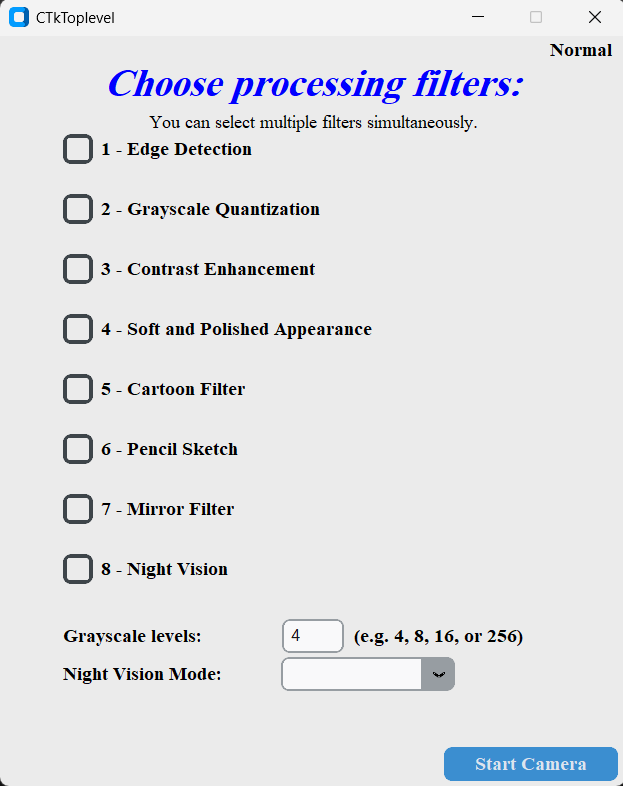
#> input picture assets/advance.png, 623 x 786 px; its folder holds only this picture in this run
$ python -i video_processing.py   (imports and definitions only)
#> lines starting #> are read from the running program, lines starting #| are printed output that depends on the picture; after the words box and inside, x2 and y2 are one past the last pixel; in counts of white or black regions, pixels touching at a corner belong together
#> further down, picture is the input picture: shape (786, 623, 3); mean B, G, R 229.7, 227, 225.9
from customtkinter import *
import cv2
import numpy as np
# [1 line not run here, left out]

# [26 lines left out: functions on_close, switch_to_other_option, edge_detection, grayscale_quantization, contrast_enhancement, not called in this run]

def soft_appearance(frame):
    return cv2.bilateralFilter(frame, 9, 75, 75)

def cartoon_filter(frame):
    gray = cv2.cvtColor(frame, cv2.COLOR_BGR2GRAY)
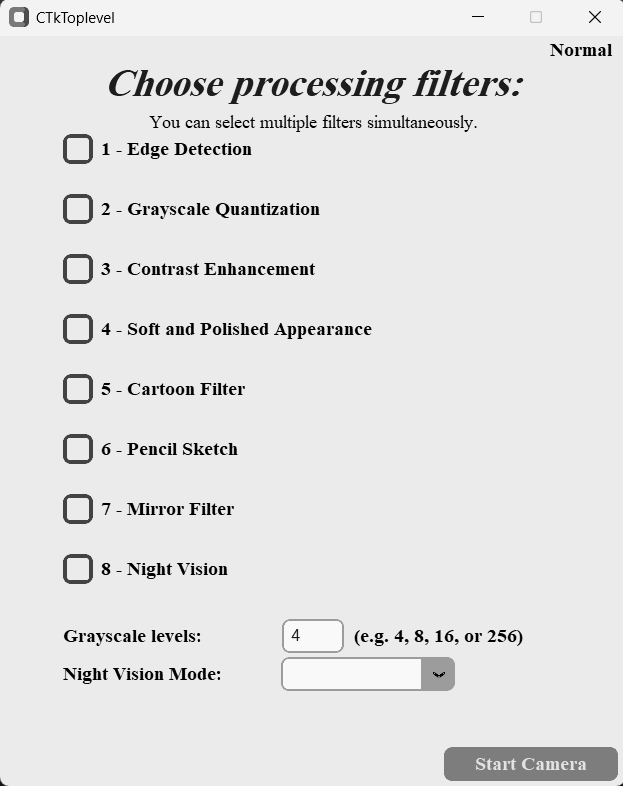
#> gray: shape (786, 623); min 0, max 249, mean 226.9
    gray = cv2.medianBlur(gray, 7)
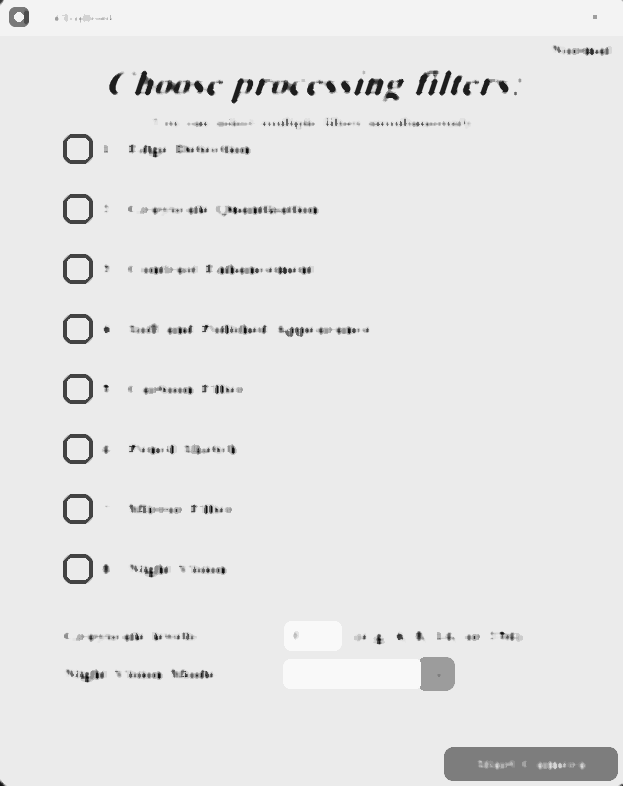
#> gray: shape (786, 623); min 6, max 249, mean 230.2
    edges = cv2.adaptiveThreshold(gray, 255, cv2.ADAPTIVE_THRESH_MEAN_C, cv2.THRESH_BINARY, 11, 5)
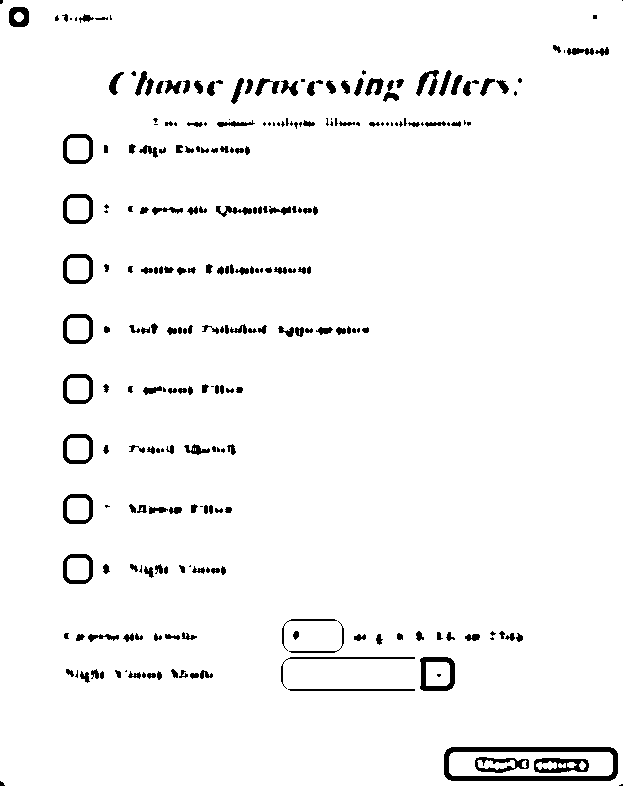
#> edges: shape (786, 623); 96.4% white; 262 black regions (69 under 20 px), largest, box (x1, y1, x2, y2) and area: (444, 747, 618, 781) 1930, (420, 657, 455, 691) 554, (534, 758, 589, 773) 478
    color = cv2.bilateralFilter(frame, 9, 300, 300)
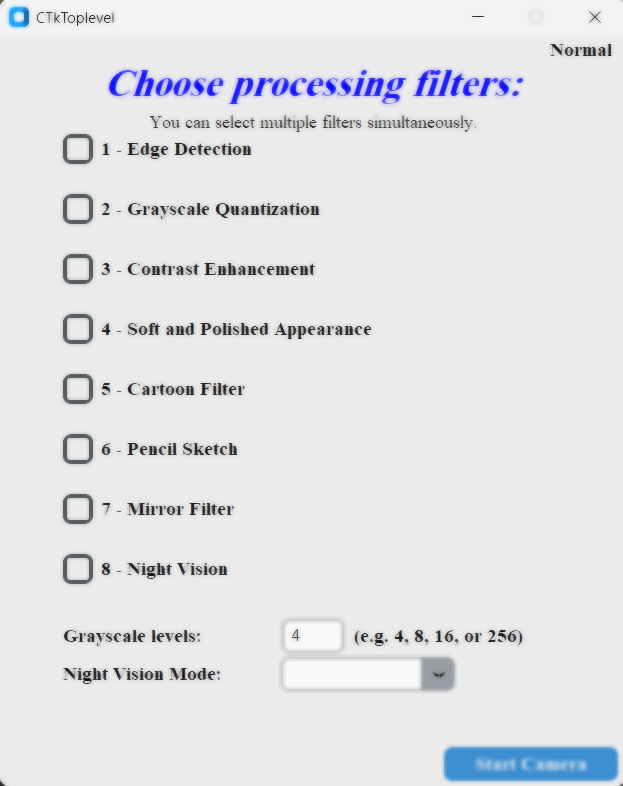
#> color: shape (786, 623, 3); mean B, G, R 230.1, 227.4, 226.4
    cartoon = cv2.bitwise_and(color, color, mask=edges)
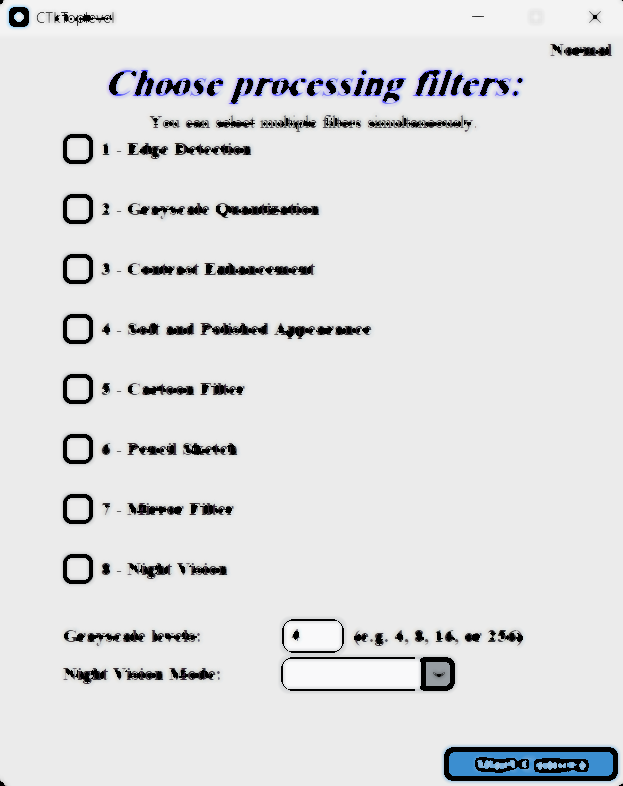
#> cartoon: shape (786, 623, 3); mean B, G, R 224, 222.9, 222.3
    return cartoon

def pencil_sketch(frame):
    gray, sketch = cv2.pencilSketch(frame, sigma_s=60, sigma_r=0.07, shade_factor=0.05)
    return sketch

def mirror_filter(frame):
    return cv2.flip(frame, 1)

# [145 lines left out: functions night_vision, main, not called in this run]

>>> import cv2
>>> picture = cv2.imread('assets/advance.png')
>>> result = cartoon_filter(picture)

$ run again, on assets/controll.png
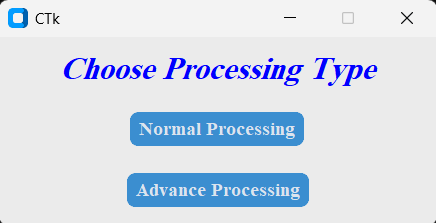
#> input picture assets/controll.png, 436 x 223 px
#> picture is the input picture: shape (223, 436, 3); mean B, G, R 233.5, 220.4, 210.9
#> in cartoon_filter, `edges = cv2.adaptiveThreshold(gray, 255, cv2.ADAPTIVE_THRESH_MEAN_C, c..`:
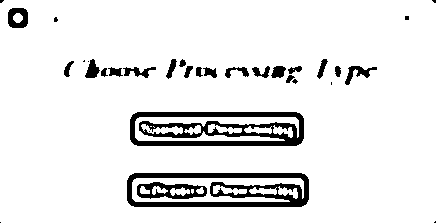
#> edges: shape (223, 436); 91% white; 33 black regions (11 under 20 px), largest, box (x1, y1, x2, y2) and area: (130, 112, 304, 146) 3258, (127, 173, 309, 207) 2789, (137, 182, 207, 199) 628
#> in cartoon_filter, `cartoon = cv2.bitwise_and(color, color, mask=edges)`:
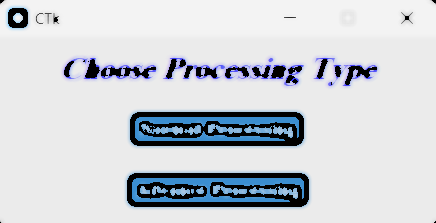
#> cartoon: shape (223, 436, 3); mean B, G, R 213.7, 207.9, 203.6
